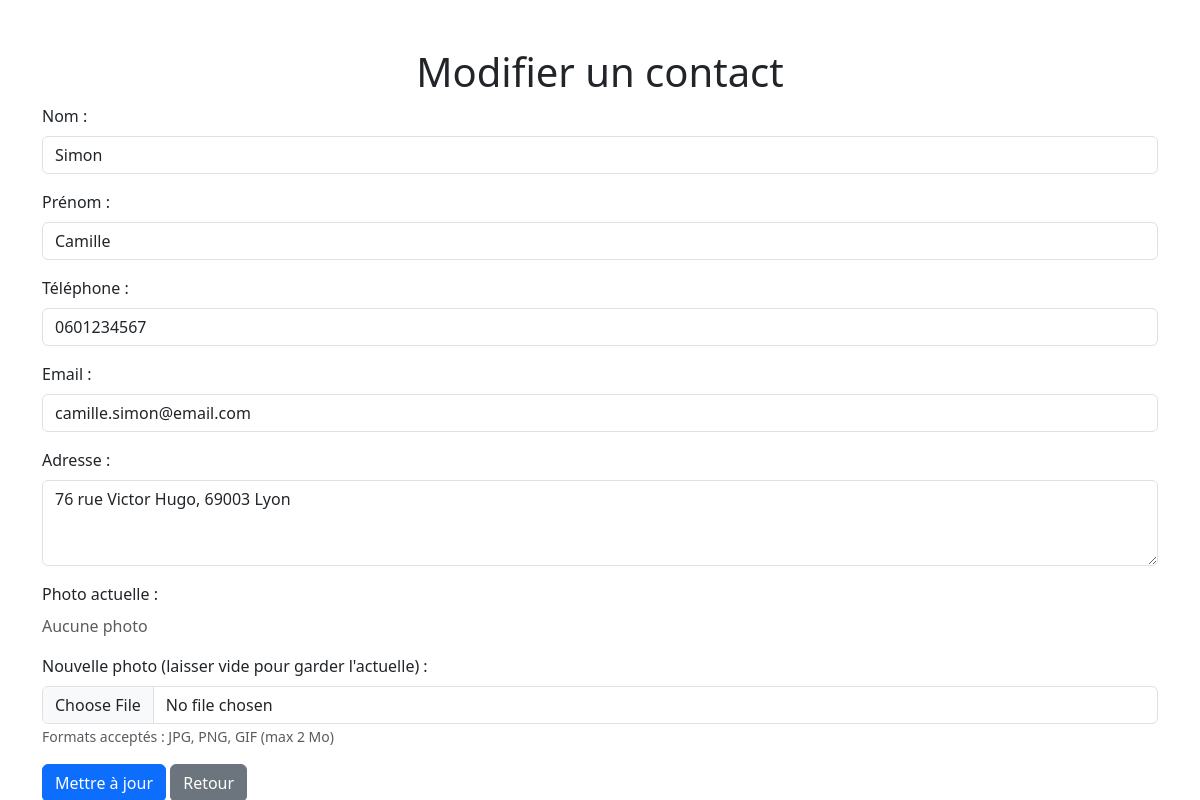
The app's page /index.php?action=edit&id=10 (signed in) with its own data.
### tables this page shows
CREATE TABLE IF NOT EXISTS CARNET (
    id INT AUTO_INCREMENT PRIMARY KEY,
    nom VARCHAR(100) NOT NULL,
    prenom VARCHAR(100) NOT NULL,
    telephone VARCHAR(15) NOT NULL,
    email VARCHAR(100) NOT NULL,
    adresse TEXT,
    photo VARCHAR(255) DEFAULT NULL,
    created_at TIMESTAMP DEFAULT CURRENT_TIMESTAMP
);

### controllers/contact_controller.php (called while the page is built, shortened)
<?php
require_once __DIR__ . '/../models/contact_model.php';
require_once __DIR__ . '/../models/LogModel.php';
function showEditForm() {
    global $pdo;
    $id = $_GET['id'] ?? null;
    $contact = getContactById($pdo, $id);
    include __DIR__ . '/../views/contact/edit.php';
}
?>

### models/contact_model.php (called while the page is built, shortened)
<?php
function getContactById($pdo, $id) {
    $stmt = $pdo->prepare("SELECT * FROM CARNET WHERE id = ?");
    $stmt->execute([$id]);
    return $stmt->fetch(PDO::FETCH_ASSOC);
}
?>

### views/contact/edit.php (the view, shortened to what this page needs)
<?php
$old = $_SESSION['old'] ?? [];
?>
<!DOCTYPE html>
<html lang="fr">
<head>
    <link href="https://cdn.jsdelivr.net/npm/bootstrap@5.3.8/dist/css/bootstrap.min.css" rel="stylesheet">
</head>
<body>
<div class="container mt-5">
    <h1 class="text-center">Modifier un contact</h1>
    <form action="index.php?action=update" method="POST" enctype="multipart/form-data">
        <div class="mb-3">
            <label for="nom" class="form-label">Nom :</label>
            <input type="text" id="nom" name="nom" class="form-control" value="<?= htmlspecialchars($old['nom'] ?? $contact['nom']) ?>" required>
        </div>
        <div class="mb-3">
            <label for="prenom" class="form-label">Prénom :</label>
            <input type="text" id="prenom" name="prenom" class="form-control" value="<?= htmlspecialchars($old['prenom'] ?? $contact['prenom']) ?>" required>
        </div>
        <div class="mb-3">
            <label for="telephone" class="form-label">Téléphone :</label>
            <input type="text" id="telephone" name="telephone" class="form-control" value="<?= htmlspecialchars($old['telephone'] ?? $contact['telephone']) ?>" required>
        </div>
        <div class="mb-3">
            <label for="email" class="form-label">Email :</label>
            <input type="email" id="email" name="email" class="form-control" value="<?= htmlspecialchars($old['email'] ?? $contact['email']) ?>" required>
        </div>
        <div class="mb-3">
            <label for="adresse" class="form-label">Adresse :</label>
            <textarea id="adresse" name="adresse" rows="3" class="form-control" required><?= htmlspecialchars($old['adresse'] ?? $contact['adresse']) ?></textarea>
        </div>
        <div class="mb-3">
            <label class="form-label">Photo actuelle :</label>
            <?php if ($contact['photo']): ?>
                <div>
                    <img src="<?= htmlspecialchars($contact['photo']) ?>" alt="Photo" style="max-width: 100px; max-height: 100px;" class="img-thumbnail">
                    <small class="d-block">Fichier : <?= basename($contact['photo']) ?></small>
                </div>
            <?php else: ?>
                <p class="text-muted">Aucune photo</p>
            <?php endif; ?>
        </div>
        <div class="mb-3">
            <label for="photo" class="form-label">Nouvelle photo (laisser vide pour garder l'actuelle) :</label>
            <input type="file" id="photo" name="photo" class="form-control" accept="image/jpeg,image/png,image/gif">
            <small class="text-muted">Formats acceptés : JPG, PNG, GIF (max 2 Mo)</small>
        </div>
        <button type="submit" class="btn btn-primary">Mettre à jour</button>
        <a href="index.php?action=list" class="btn btn-secondary">Retour</a>
    </form>
</div>
</body>
</html>

### records on screen
carnet: nom "Simon", prenom "Camille", telephone "0601234567", email "camille.simon@email.com", adresse "76 rue Victor Hugo, 69003 Lyon"
